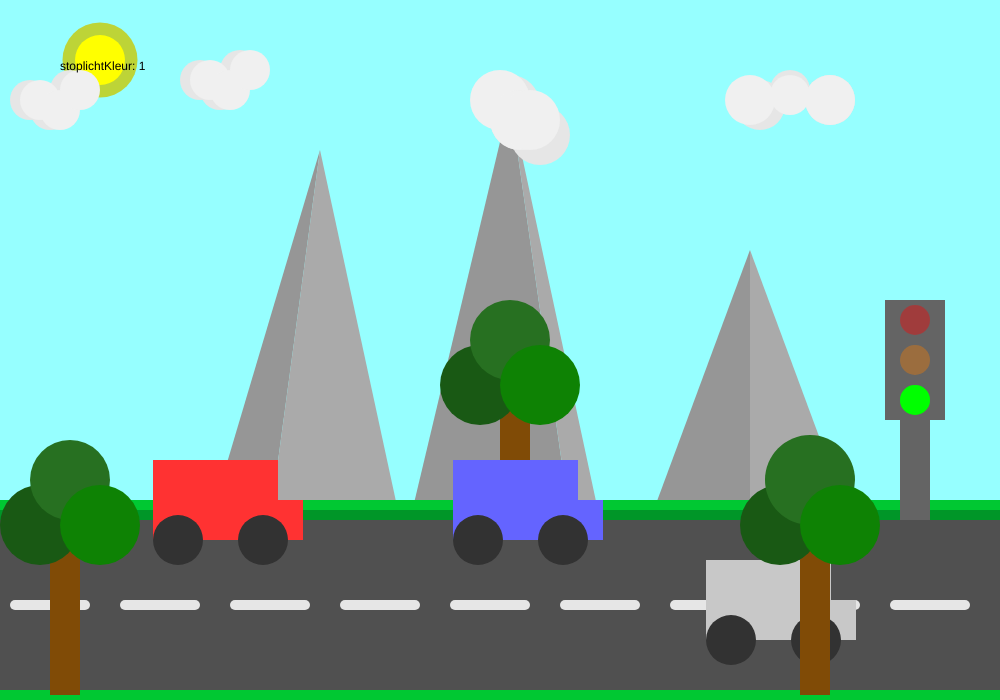
Frame 1 (no input)
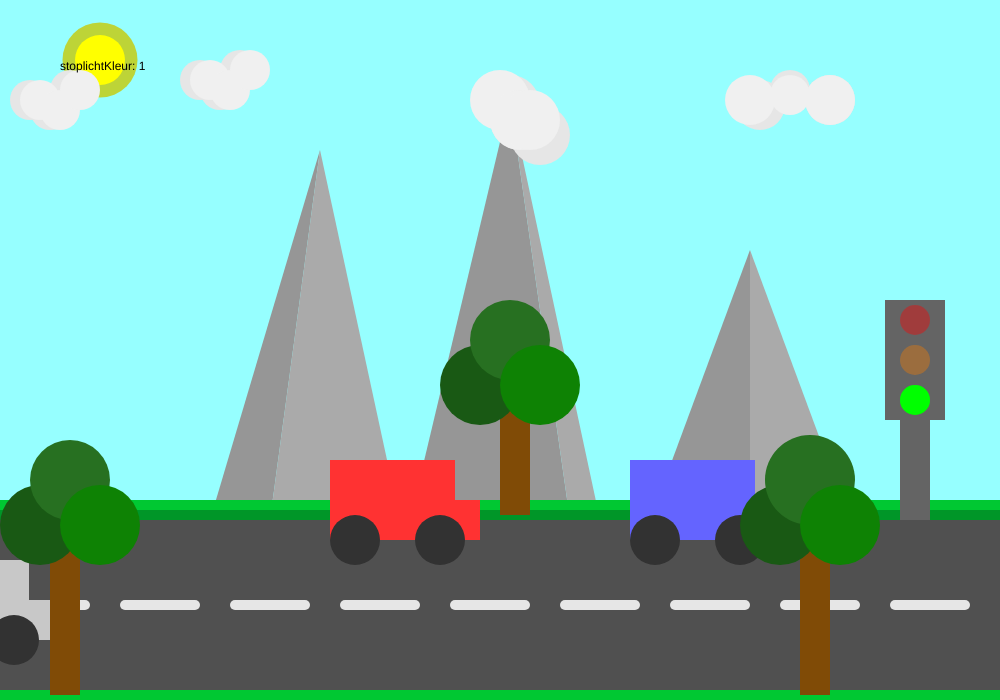
Frame 60 (no input)
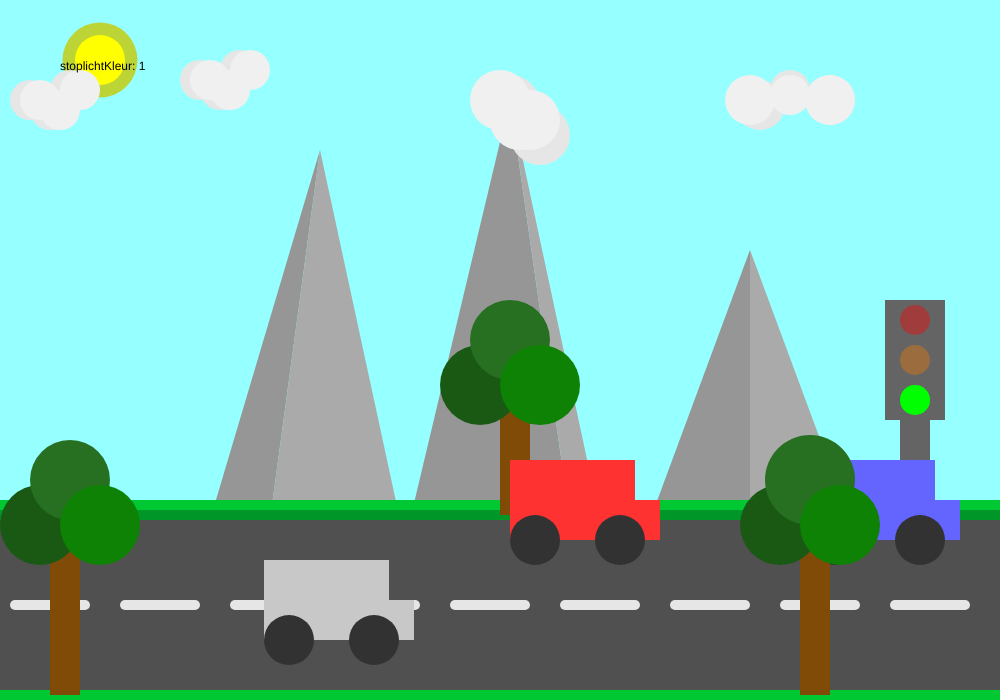
Frame 120 (the mouse pressed at the canvas centre since frame 60)

The p5.js sketch that drew these frames (run headless with seeded random() and noise() and a simulated clock; from frame 60 on, the mouse is pressed at the canvas centre):

// p5.js sketch
// ── sketch.js
let autoRoodX = 150
let autoRoodY = 500
let autoRoodSpeed = 3

let autoBlauwX = 450
let autoBlauwY = 500
let autoBlauwSpeed = 3

let autoWitX = 700
let autoWitY = 600
let autoWitSpeed = 6

let zonX = 100
let zonY = 60
let zonSpeed  = 4

let zonStralingX = 100
let zonStralingY = 60
let zonStralingSpeed = 4

let stopLichtKleur = 1;

function setup() {
  createCanvas(1000, 700);
}

function draw() {
  background(150, 255, 255);

  if (keyIsPressed == true) {
    if (keyCode == ENTER) {
    }
  }

  noStroke();
  fill(200, 200, 0, 200); // zonne stralling
  circle(100, 60, 75);
  fill(255, 255, 0); // zon maken
  circle(100, 60, 50);

  fill(150); // bergen
  triangle(210, 520, 320, 150, 270, 520);
  triangle(410, 520, 510, 100, 570, 520);
  triangle(650, 520, 750, 250, 750, 520);
  fill(170); // schaduw
  triangle(270, 520, 320, 150, 400, 520);
  triangle(570, 520, 510, 100, 600, 520);
  triangle(750, 520, 750, 250, 850, 520);
  // wolken
  fill(230);
  circle(30, 100, 40); // eerste
  circle(50, 110, 40);
  circle(70, 90, 40);
  circle(200, 80, 40); // tweede
  circle(220, 90, 40);
  circle(240, 70, 40);
  circle(510, 105, 60); // derde
  circle(520, 120, 60);
  circle(540, 135, 60);
  circle(760, 105, 50); // vierde
  circle(790, 90, 40);
  circle(830, 100, 50);
  fill(240);
  circle(40, 100, 40); // eerste
  circle(60, 110, 40);
  circle(80, 90, 40);
  circle(210, 80, 40); // tweede
  circle(230, 90, 40);
  circle(250, 70, 40);
  circle(500, 100, 60); // derde
  circle(520, 120, 60);
  circle(530, 120, 60);
  circle(750, 100, 50); // vierde
  circle(790, 95, 40);
  circle(830, 100, 50);

  fill(0, 200, 50); // grond
  rect(0, 500, 1000, 200);
  fill(0, 150, 40);
  rect(0, 510, 1000, 180);

  fill(80); // asfalt
  rect(0, 520, 1000, 170);
  fill(230); // witte streppen
  rect(10, 600, 80, 10, 80);
  rect(120, 600, 80, 10, 80);
  rect(230, 600, 80, 10, 80);
  rect(340, 600, 80, 10, 80);
  rect(450, 600, 80, 10, 80);
  rect(560, 600, 80, 10, 80);
  rect(670, 600, 80, 10, 80);
  rect(780, 600, 80, 10, 80);
  rect(890, 600, 80, 10, 80);

  fill(128, 75, 6); // aparte boom achter auto's
  rect(500, 385, 30, 130);
  fill(25, 89, 20);
  circle(480, 385, 80);
  fill(39, 112, 33);
  circle(510, 340, 80);
  fill(14, 130, 4);
  circle(540, 385, 80);

  // stoplicht
  fill(100);
  rect(900, 420, 30, 100);
  rect(885, 300, 60, 120);
  fill(255, 0, 0, 100);
  circle(915, 320, 30);
  fill(242, 124, 5, 100);
  circle(915, 360, 30);
  fill(0, 255, 0, 100);
  circle(915, 400, 30);

  // auto's snelheid
  autoRoodX = autoRoodX + autoRoodSpeed // snelheid van rode auto
  
  autoBlauwX = autoBlauwX + autoBlauwSpeed // snelheid blauwe auto

  autoWitX = autoWitX + autoWitSpeed // snelheid witte auto

  // auto's loop
  if ( autoRoodX > 1000){
    autoRoodX = -150
  }

  if (autoBlauwX > 1000){
    autoBlauwX = -150
  }

  if (autoWitX > 1000){
    autoWitX = -150
  }

  fill(255, 50, 50); // rood
  rect(autoRoodX, autoRoodY, 150, 40);
  rect(autoRoodX, autoRoodY - 40, 125, 40);
  fill(50, 50, 50);
  circle(autoRoodX + 25, autoRoodY+40, 50);
  circle(autoRoodX + 110, autoRoodY+40, 50);

  fill(100, 100, 255); // blauw
  rect(autoBlauwX, autoBlauwY, 150, 40);
  rect(autoBlauwX, autoBlauwY - 40, 125, 40);
  fill(50, 50, 50);
  circle(autoBlauwX +25, autoBlauwY + 40, 50);
  circle(autoBlauwX +110, autoBlauwY + 40, 50);

  fill(200, 200, 200); // wit
  rect(autoWitX, autoWitY, 150, 40);
  rect(autoWitX, autoWitY -40, 125, 40);
  fill(50, 50, 50);
  circle(autoWitX +25, autoWitY +40, 50);
  circle(autoWitX +110, autoWitY +40, 50);

  fill(128, 75, 6); // bomen stam
  rect(50, 545, 30, 150);
  rect(800, 545, 30, 150);
  // bladeren
  fill(25, 89, 20);
  circle(40, 525, 80);
  circle(780, 525, 80);
  fill(39, 112, 33);
  circle(70, 480, 80);
  circle(810, 480, 90);
  fill(14, 130, 4);
  circle(100, 525, 80);
  circle(840, 525, 80);

 
  
  if (stopLichtKleur == 0){
    fill(255, 0, 0);
    circle(915, 320, 30);
    autoRoodSpeed = 0
    autoBlauwSpeed = 0
    autoWitSpeed = 0

  }

   if (stopLichtKleur == 2){
    fill(242, 124, 5);
    circle(915, 360, 30);
    autoRoodSpeed = 3
    autoBlauwSpeed = 3
    autoWitSpeed = 3
  }
   if (stopLichtKleur == 1){
    fill(0, 255, 0);
    circle(915, 400, 30);
    autoRoodSpeed = 3
    autoBlauwSpeed = 3
    autoWitSpeed = 6
  }

  fill(0);
  text("stoplichtKleur: "+ stopLichtKleur, 60, 70)
}

function keyPressed()
{
  if (keyCode === 32) {
      
    stopLichtKleur = stopLichtKleur + 1;

    if(stopLichtKleur > 2)
    {
        stopLichtKleur = 0
    }
   
    }
}
